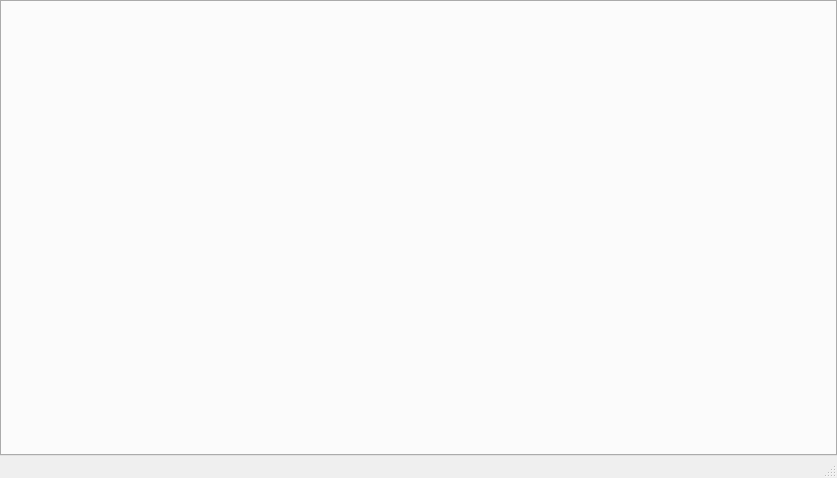
<?xml version="1.0" encoding="UTF-8"?>
<ui version="4.0">
 <class>MainWindow</class>
 <widget class="QMainWindow" name="MainWindow">
  <property name="geometry">
   <rect>
    <x>0</x>
    <y>0</y>
    <width>837</width>
    <height>478</height>
   </rect>
  </property>
  <property name="minimumSize">
   <size>
    <width>100</width>
    <height>100</height>
   </size>
  </property>
  <property name="windowTitle">
   <string>MainWindow</string>
  </property>
  <property name="iconSize">
   <size>
    <width>24</width>
    <height>24</height>
   </size>
  </property>
  <widget class="QWidget" name="centralwidget">
   <layout class="QHBoxLayout" name="horizontalLayout_2">
    <property name="leftMargin">
     <number>0</number>
    </property>
    <property name="topMargin">
     <number>0</number>
    </property>
    <property name="rightMargin">
     <number>0</number>
    </property>
    <property name="bottomMargin">
     <number>0</number>
    </property>
    <item>
     <layout class="QHBoxLayout" name="horizontalLayout">
      <item>
       <widget class="QTabWidget" name="tabWidget">
        <property name="enabled">
         <bool>true</bool>
        </property>
        <property name="sizePolicy">
         <sizepolicy hsizetype="Expanding" vsizetype="Minimum">
          <horstretch>0</horstretch>
          <verstretch>0</verstretch>
         </sizepolicy>
        </property>
        <property name="minimumSize">
         <size>
          <width>0</width>
          <height>0</height>
         </size>
        </property>
        <property name="sizeIncrement">
         <size>
          <width>0</width>
          <height>0</height>
         </size>
        </property>
        <property name="baseSize">
         <size>
          <width>0</width>
          <height>0</height>
         </size>
        </property>
        <property name="font">
         <font>
          <pointsize>12</pointsize>
          <weight>50</weight>
          <bold>false</bold>
          <kerning>true</kerning>
         </font>
        </property>
        <property name="layoutDirection">
         <enum>Qt::LeftToRight</enum>
        </property>
        <property name="autoFillBackground">
         <bool>false</bool>
        </property>
        <property name="tabPosition">
         <enum>QTabWidget::North</enum>
        </property>
        <property name="tabShape">
         <enum>QTabWidget::Rounded</enum>
        </property>
        <property name="currentIndex">
         <number>-1</number>
        </property>
        <property name="iconSize">
         <size>
          <width>32</width>
          <height>32</height>
         </size>
        </property>
        <property name="elideMode">
         <enum>Qt::ElideLeft</enum>
        </property>
       </widget>
      </item>
     </layout>
    </item>
   </layout>
  </widget>
  <widget class="QMenuBar" name="menubar">
   <property name="geometry">
    <rect>
     <x>0</x>
     <y>0</y>
     <width>837</width>
     <height>23</height>
    </rect>
   </property>
  </widget>
  <widget class="QStatusBar" name="statusbar">
   <property name="toolTip">
    <string/>
   </property>
   <property name="statusTip">
    <string/>
   </property>
  </widget>
 </widget>
 <resources/>
 <connections/>
</ui>
